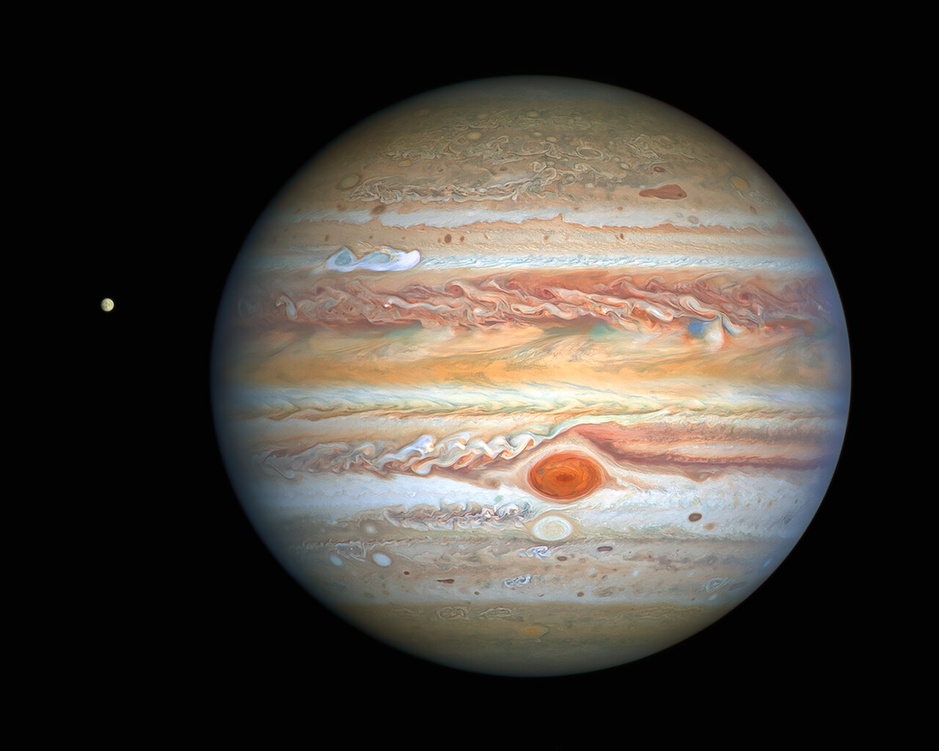
#> input picture jupiter.jpg, 939 x 751 px, shrunk from 1280 x 1024 before the run
$ jupyter execute 'Image Compression.ipynb'   (shell and % lines are left out)
#> lines starting #> are read from the running program, lines starting #| are printed output that depends on the picture; after the words box and inside, x2 and y2 are one past the last pixel; in counts of white or black regions, pixels touching at a corner belong together
# Image Compression using FFT

<br><br>Siddhant Rathi | 190003061 | AA202N - Astronomical Techniques <br><br>

<br><br>

### Introduction

In this project, we try to compress an image to a lower memory size by removing lower-amplitude frequency components from its 2D fourier transform. This compression technique is lossy, but we can set the compression threshold such that there is no apparent quality distortion.<br><br>

### Process

• Take a 2D Fourier Transform of the image, say ```F2``` <br>
• Sort ```F2``` and set an amplitude threshold ```TH``` which will include only the largest x% entries <br>
• Convert all entries in ```F2``` which are smaller than ```TH``` to 0. (lossy) <br>
• Take the Inverse 2D Fourier Transform of the resultant matrix <br><br><br>

### The 2D Fourier Transform

The 2D Fourier Transform for an aperiodic, discrete signal in time-domain is given as:

$$ F[k,l] = \frac{1}{MN} \sum_{m=0}^{M-1} \sum_{n=0}^{N-1} f[m,n] e^{-2 \pi j (\frac{k}{M}m + \frac{l}{N}n)} $$

This can be achieved by using our usual 1D Fourier Transform on the signal twice, once for both the variables $m$ and $n$

<br><br><br><br> The Inverse 2D Fourier Transform will be:

$$ f[m,n] = \sum_{k=0}^{M-1} \sum_{l=0}^{N-1} F[k,l] e^{2 \pi j (\frac{k}{M}m + \frac{l}{N}n)} $$

This, again, can be obtained by using the inverse 1D Fourier Transform on the signal twice, once for both the variables $u$ and $v$

<br><br>

<br><br><hr style="height:1px;border-width:0;color:black;background-color:black">

__Importing the required libraries__

[cell 1]
import matplotlib.pyplot as plt           #for plotting
import numpy as np                        #array manipulation
from matplotlib.image import imread       #Reads an image from a file into an array.
import os                                 #Helps to interact with the file system, mainly to open the image file
import copy                               #To create deep copies of Complex arrays

__Reading the Image file__

[cell 2]
A = imread(os.path.relpath('jupiter.jpg'))          #Reading the image file into an array 'A'
#> A is the input picture: shape (751, 939, 3); mean R, G, B 67.5, 61.7, 55.6
B = np.mean(A, axis = -1, dtype = 'complex_')    #Converting the image to 1 color channel

print(A.shape, "\n", "\n")
#| (751, 939, 3)
print(A, "\n", "\n")
#> (printed output is left out)
print(B.shape, "\n", "\n")
#| (751, 939)
print(B)
#> (printed output is left out)

__Plotting the Images__

[cell 3]
plt.figure(1)
plt.imshow(A)
plt.axis('off')
plt.title('Original Image')

plt.figure(2)
plt.imshow(B.real, cmap='gray')    #converting to real for plotting
plt.axis('off')                    #remove axes
plt.title('Grayscale Image (flattened to 1 color channel)')

plt.show()

__Creating Functions for 2D Fourier Transform and its Inverse__

[cell 4]
def fft2(arrin):
    arr = arrin.copy()                     #keeping input intact
    for j in range(arr.shape[1]):
        arr[:,j] = np.fft.fft(arr[:,j])      #along the columns
    for i in range(arr.shape[0]):
        arr[i,:] = np.fft.fft(arr[i,:])      #along the rows
    return arr

def ifft2(arrin):
    arr = arrin.copy()                       #keeping input intact
    for j in range(arr.shape[1]):
        arr[:,j] = np.fft.ifft(arr[:,j])     #along the columns
    for i in range(Atlow.shape[0]):
        arr[i,:] = np.fft.ifft(arr[i,:])     #along the columns
    return arr

__Taking 2D Fourier Transform of the Image__

[cell 5]
Bfft = fft2(B)

plt.figure()
plt.imshow(20*np.log(np.abs(Bfft)))       #Plotting the magnitude of FFT2
plt.show()
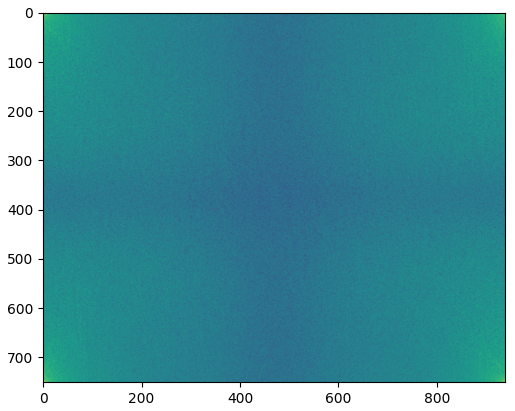
#> figure drawn by matplotlib, 1 panel

__Sorting, Setting Threshold, Filtering, and Plotting__

[cell 6]
Btsort = np.sort(np.abs(Bfft.reshape(-1)))                     #Sorting Bfft (reshaped to 1D) by magnitude


for ratio in (0.9 ,0.5 ,0.1 ,0.05 ,0.05 ,0.005, 0.0005):       #Looping over different comression rates

    threshInd = int(np.floor((1-ratio)*len(Btsort)))
    thresh = Btsort[threshInd]                                 #Setting threshold amplitude based on ratio
    ind = np.abs(Bfft)>thresh                                  #Boolean array to filter out low amplitude components
    Atlow = Bfft*ind                                           #Filtered fourier transform array

    Acomp = ifft2(Atlow)                                       #Compressed array

    plt.figure()                                               #Plotting the compressed images
    plt.imshow(Acomp.real,cmap='gray')
    plt.axis('off')
    plt.title('Compressed image: loss ratio = ' + str(100*(1-ratio)) + '%')
#> this loop made 7 passes
#> (threshInd, thresh) on passes 1 to 7: (70518, 601.7), (352594, 2157.1), (634670, 8035.5), (669929, 12270.7), (669929, 12270.7), (701663, 53360.9), (704836, 273307.3)
#> pass 1, `ind = np.abs(Bfft)>thresh`:
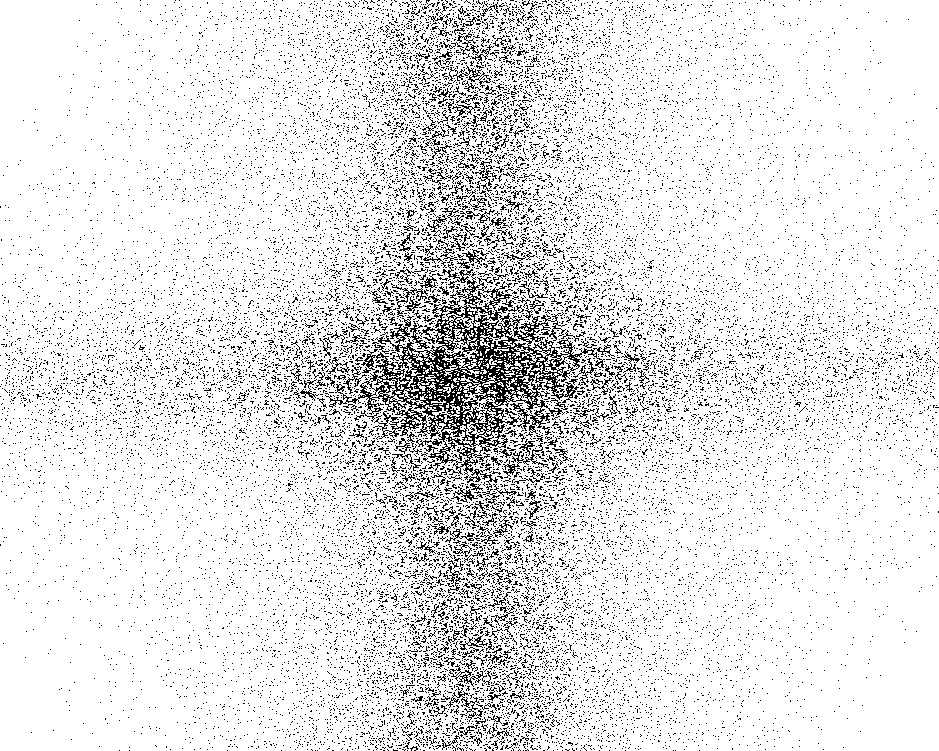
#> ind: shape (751, 939) bool; 90% white; black in thin lines or dots
#> pass 3, `ind = np.abs(Bfft)>thresh`:
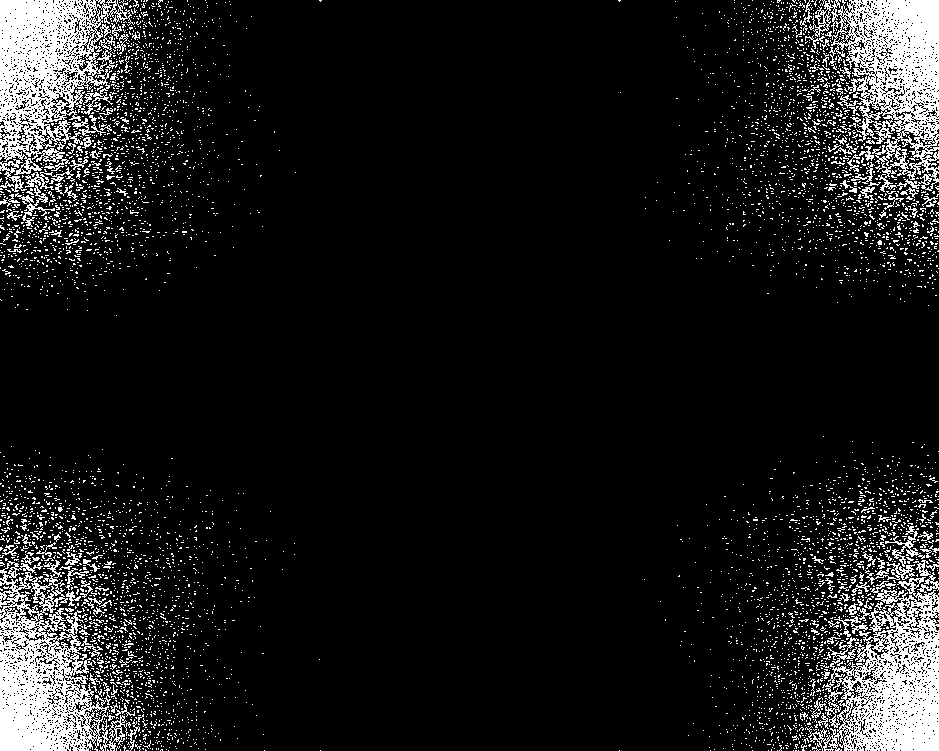
#> ind: shape (751, 939) bool; 10% white; 5728 white regions (5581 under 20 px), largest, box (x1, y1, x2, y2) and area: (0, 0, 135, 175) 12001, (805, 577, 939, 751) 11754, (0, 560, 131, 751) 11537

    #plt.savefig('Compressed image loss ratio = ' + str(100*(1-ratio)) + '%.png')


plt.show()
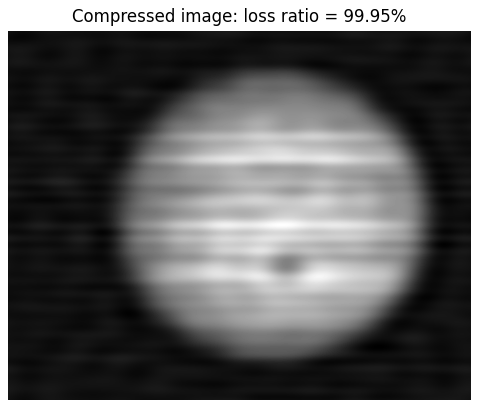
#> figure drawn by matplotlib, 1 panel

<br>
There's no considerable visual degradation even till 90% loss ratio. The image compression procedure seems effective.

<br><hr style="height:1px;border-width:0;color:black;background-color:black">

### Color-channel-wise Compression

Now, we try applying the filtering from the grayscale threshold to all the three color-channels separately, then combining them into an image.
<br><br>

[cell 7]
Acol = A.copy()                                           #Creating a copy of A

Btsort = np.sort(np.abs(Bfft.reshape(-1)))

rfft = np.fft.fft2(A[:,:,0])                              #Taking fourier transform of each color-channel individually
gfft = np.fft.fft2(A[:,:,1])
bfft = np.fft.fft2(A[:,:,2])


for ratio in (0.9 ,0.5 ,0.1 ,0.05 ,0.05 ,0.005, 0.0005):

    threshInd = int(np.floor((1-ratio)*len(Btsort)))
    thresh = Btsort[threshInd]
    ind = np.abs(Bfft)>thresh

    rfftlow = rfft*ind                                    #Filtering each color-channel
    gfftlow = gfft*ind
    bfftlow = bfft*ind

    Acol[:,:,0] = np.fft.ifft2(rfftlow).real              #Combining the color-channels into a single array
    Acol[:,:,1] = np.fft.ifft2(gfftlow).real
    Acol[:,:,2] = np.fft.ifft2(bfftlow).real

    plt.figure()                                          #Plotting the final image
    plt.imshow(Acol)
    plt.axis('off')
    plt.title('Compressed image: loss ratio = ' + str(100*(1-ratio)) + '%')


    plt.savefig('Compressed image loss ratio = ' + str(100*(1-ratio)) + '%.png')


plt.show()

<br>
There's no considerable visual degradation till 50% loss ratio. Thereafter, there is a chromatic distortion.

<br><hr style="height:1px;border-width:0;color:black;background-color:black">

### Color-channel-wise Compression, Separate Thresholds

Finally, we calculate a separate threshold for all the three color-channels, and then filter them using the respective threshold.
<br><br>

[cell 8]
Acol = A.copy()

rfft = np.fft.fft2(A[:,:,0])                                     #Taking fourier transform of each color-channel individually
gfft = np.fft.fft2(A[:,:,1])
bfft = np.fft.fft2(A[:,:,2])

rfftsort = np.sort(np.abs(rfft.reshape(-1)))                     #Sorting the respective fourier transforms by magnitude
gfftsort = np.sort(np.abs(gfft.reshape(-1)))
bfftsort = np.sort(np.abs(bfft.reshape(-1)))


for ratio in (0.9 ,0.5 ,0.1 ,0.05 ,0.05 ,0.005, 0.0005):

    threshr = rfftsort[int(np.floor((1-ratio)*len(rfftsort)))]   #Setting threshold amplitude based on ratio
    threshg = gfftsort[int(np.floor((1-ratio)*len(gfftsort)))]
    threshb = bfftsort[int(np.floor((1-ratio)*len(bfftsort)))]

    indr = np.abs(rfft)>threshr                                  #Boolean array to filter out low amplitude components
    indg = np.abs(gfft)>threshg
    indb = np.abs(bfft)>threshb

    rfftlow = rfft*indr                                          #Filtered fourier transform array
    gfftlow = gfft*indg
    bfftlow = bfft*indb

    Acol[:,:,0] = np.fft.ifft2(rfftlow).real                     #Combining the color-channels into a single array
    Acol[:,:,1] = np.fft.ifft2(gfftlow).real
    Acol[:,:,2] = np.fft.ifft2(bfftlow).real

    plt.figure()                                                 #Plotting the final image
    plt.imshow(Acol)
    plt.axis('off')
    plt.title('Compressed image: loss ratio = ' + str(100*(1-ratio)) + '%')
#> this loop made 7 passes
#> (threshr, threshg, threshb) on passes 1 to 7: (614.3, 609.7, 620.7), (2163.8, 2169.9, 2190.6), (7852.6, 8203.3, 8497.7), (11814.6, 12664.2, 13482.1), (11814.6, 12664.2, 13482.1), (47150.5, 56832.4, 66089.5), (211681.6, 295180.5, 365483)
#> pass 1, `indb = np.abs(bfft)>threshb`:
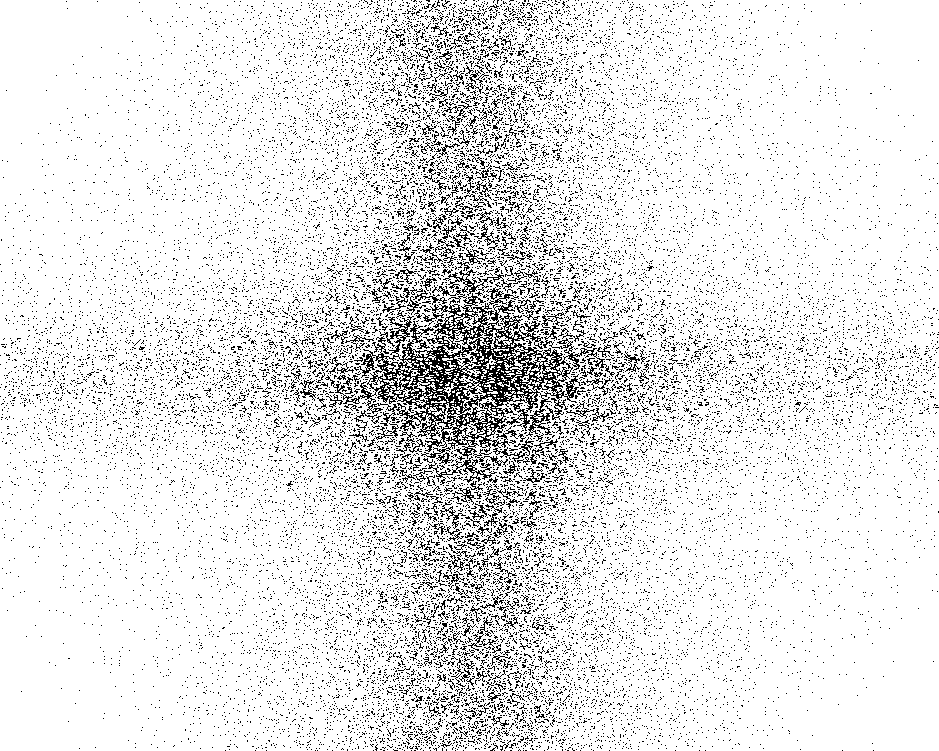
#> indb: shape (751, 939) bool; 90% white; black in thin lines or dots
#> pass 2, `indr = np.abs(rfft)>threshr`:
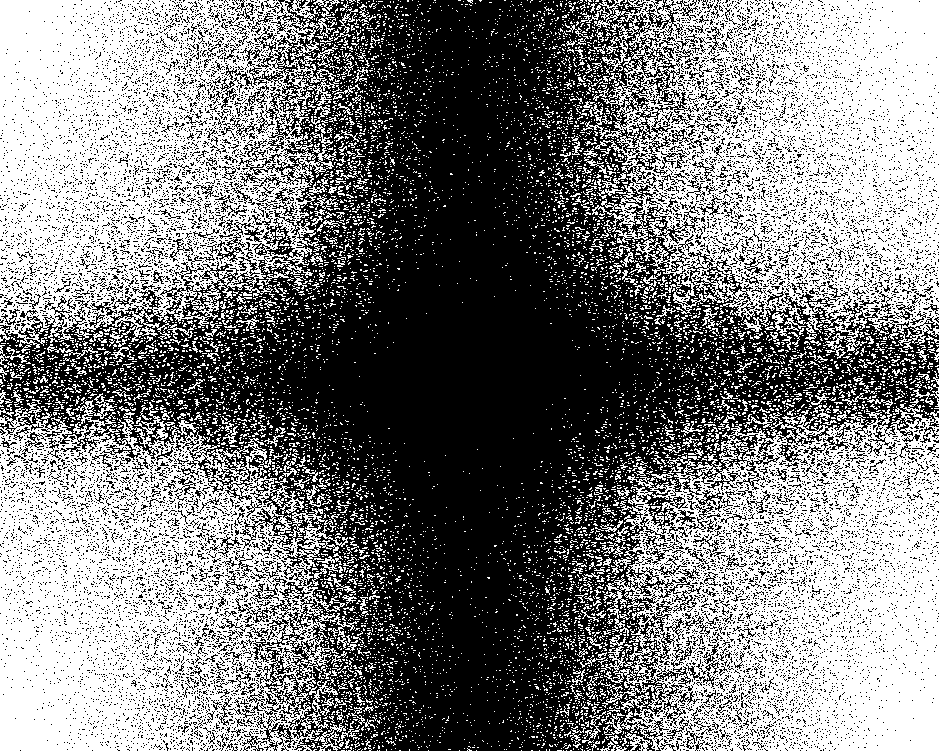
#> indr: shape (751, 939) bool; 50% white; 8396 white regions (8074 under 20 px), largest, box (x1, y1, x2, y2) and area: (0, 393, 360, 751) 78602, (580, 0, 939, 359) 78556, (0, 0, 342, 353) 77551
#> after the loop:
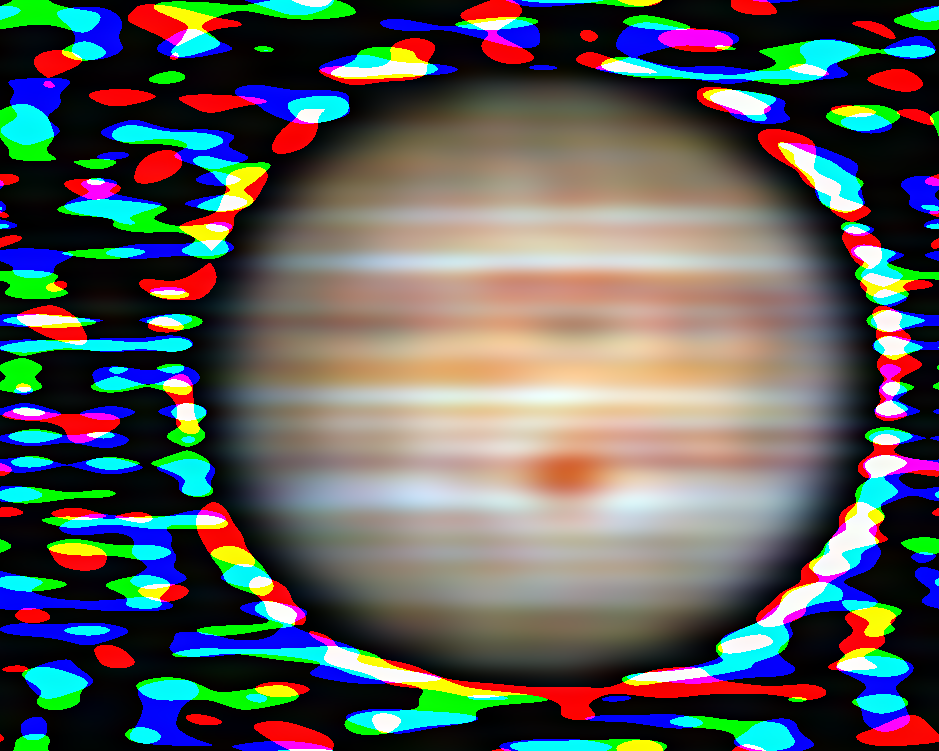
#> Acol: shape (751, 939, 3); mean R, G, B 93.1, 96, 94.4
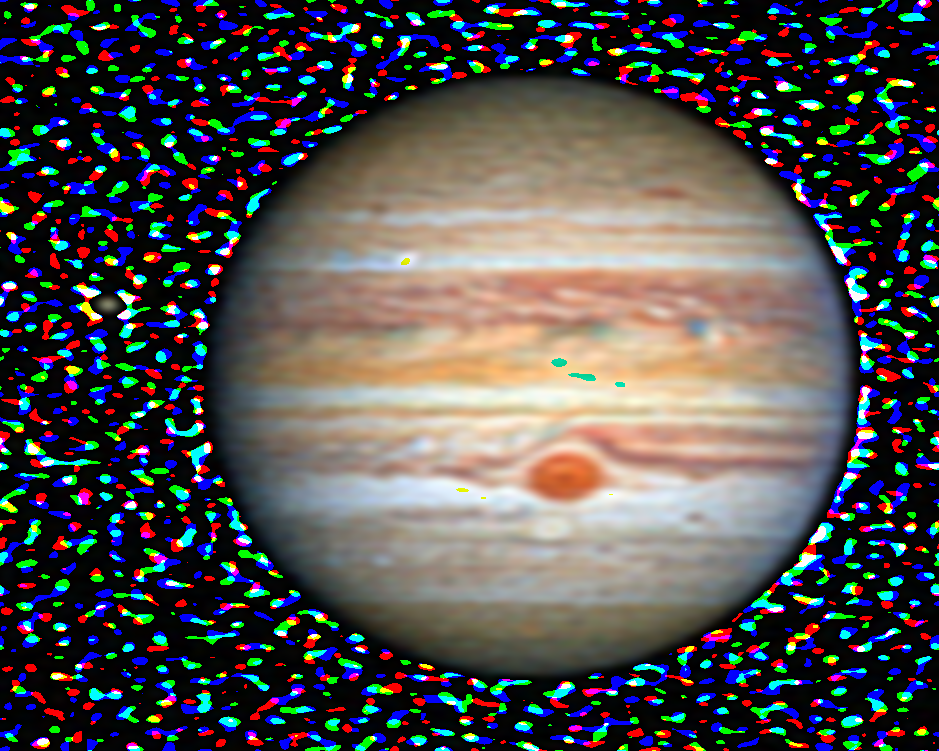
#> shown: shape (751, 939, 3); mean R, G, B 80.6, 80.1, 79.7
